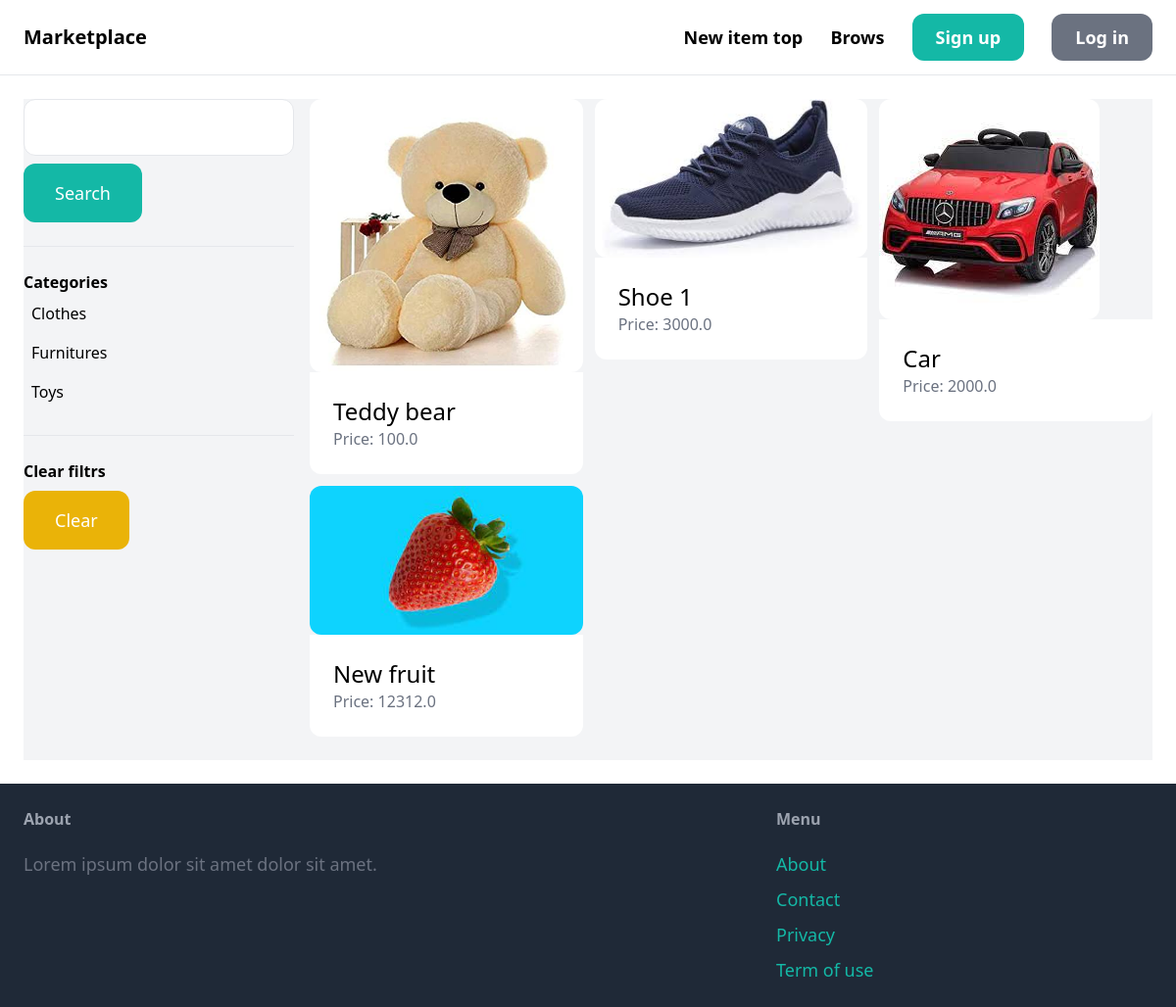
Before: /items/ with the older database file.
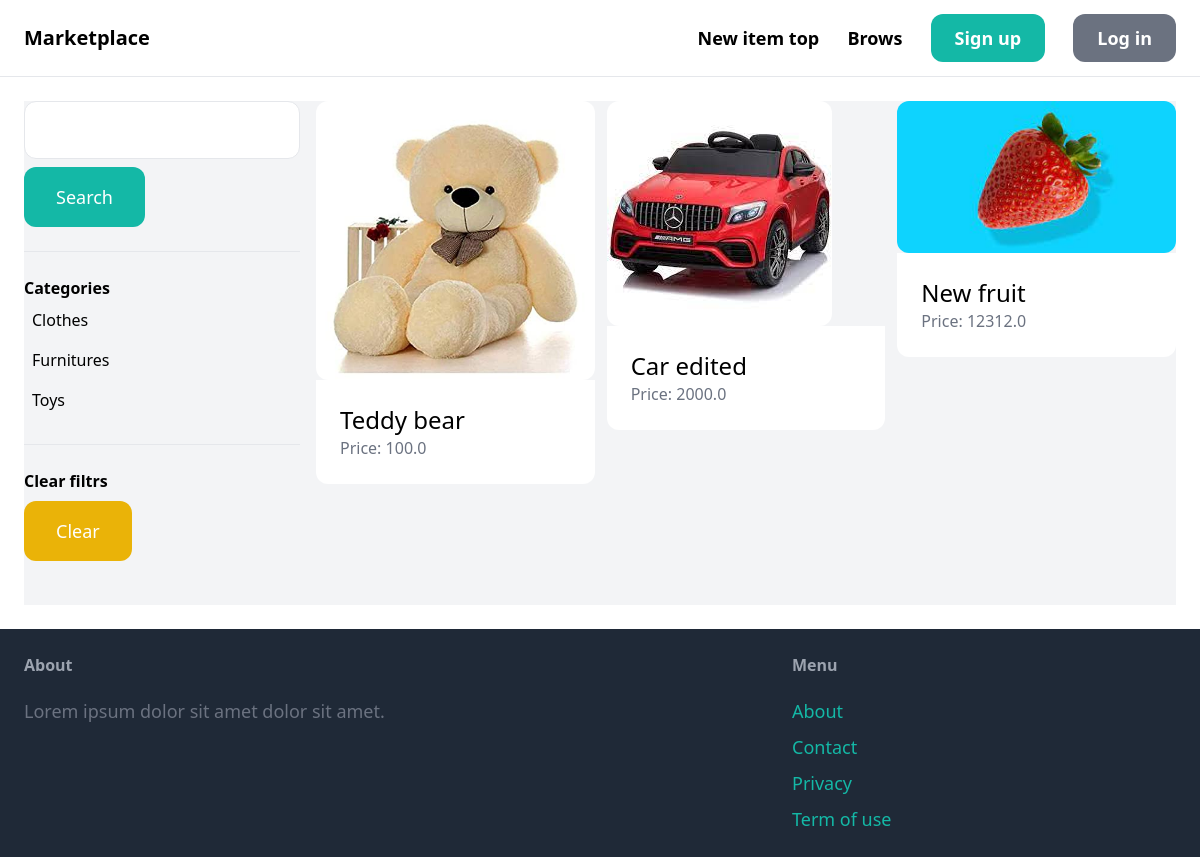
After: the same page with the newer database file.
### item/models.py (models this page shows, shortened)
class Category(models.Model):
    name = models.CharField(max_length=255)
    class Meta:
        ordering = ('name',)
        verbose_name_plural = 'Categories'

class Item(models.Model):
    category = models.ForeignKey(
        Category, related_name='items', on_delete=models.CASCADE)
    name = models.CharField(max_length=255)
    description = models.TextField(blank=True, null=True)
    price = models.FloatField()
    image = models.ImageField(upload_to='item_images', blank=True, null=True)
    is_sold = models.BooleanField(default=False)
    created_by = models.ForeignKey(
        User, related_name='items', on_delete=models.CASCADE)
    created_at = models.DateTimeField(auto_now_add=True)

### item/views.py (the view)
# urls.py: path('', views.items, name='items'),
def items(request):
    query = request.GET.get('query', '')
    category_id = request.GET.get('category', 0)
    categories = Category.objects.all()
    items = Item.objects.filter(is_sold=False)
    if category_id:
        items = items.filter(category_id=category_id)
    if query:
        items = Item.objects.filter(
            Q(name__icontains=query) | Q(description__icontains=query))
    return render(request, 'item/items.html', {
        'items': items,
        'query': query,
        'categories': categories,
        'category_id': int(category_id),
    })

### item/templates/item/items.html (shortened to what this page needs)
{% extends 'core/base.html' %}
{% block content %}
  <div class="pb-6 grid grid-cols-4 gap-4 bg-gray-100">
    <div class="col-span-1 mb-5">
        <form action="{%  url 'item:items' %}" method="get">
            <input type="text" name="query" class="w-full py-4 px-6 border rounded-xl" value={{ qury }}>
            <button class="mt-2 py-4 px-8 text-lg bg-teal-500 rounded-xl text-white">Search</button>
        </form>
        <hr class="my-6">
        <p class="font-semibold">Categories</p>
        <ul>
            {% for category in categories %}
                <li class="py-2 px-2 rounded-xl{% if category.id == category_id %} bg-gray-200{% endif %}">
                    <a href="{% url 'item:items'  %}?query={{ query }}&category={{ category.id }}">{{ category.name}}</a>
                </li>
            {% endfor %}
        </ul>
        <hr class="my-6">
        <p class="font-semibold">Clear filtrs</p>
        <ul>
            <li>
                <a href="{% url 'item:items' %}" class="mt-2 py-4 px-8 inline-block bg-yellow-500  text-lg rounded-xl hover:bg-yellow-400 text-white">Clear</a>
            </li>
        </ul>
    </div>
    <div class="col-span-3">
    <div class="grid grid-cols-3 gap-3">
        {% for item in items %}
        <div>
            <a href="{% url 'item:detail' item.id %}">
                <div>
                  <img src="{{ item.image.url }}" class="rounded-xl">
                </div>
                <div class="p-6 bg-white rounded-b-xl">
                    <h2 class="text-2xl">{{ item.name }}</h2>
                    <p class="text-gray-500">Price: {{ item.price }}</p>
                </div>
            </a>
        </div>
    {% endfor %}
    </div>
    </div>
  </div>
{% endblock %}

Changed rows visible on the page:
removed Item: image (picture), name "Shoe 1", price "3000.0"
changed Item: name "Car" → "Car edited"
